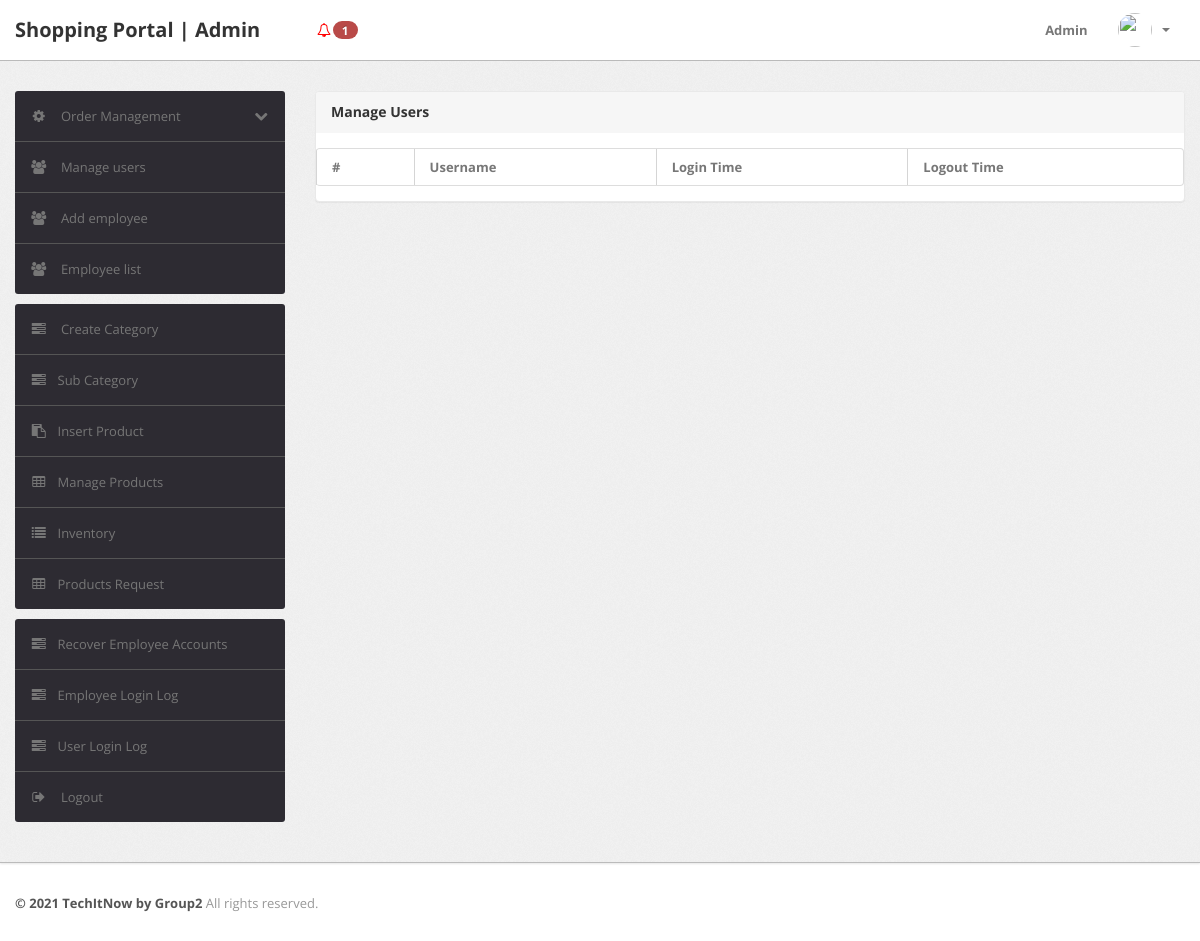
Page /admin/employee-logs.php (signed in) on the earlier database version.
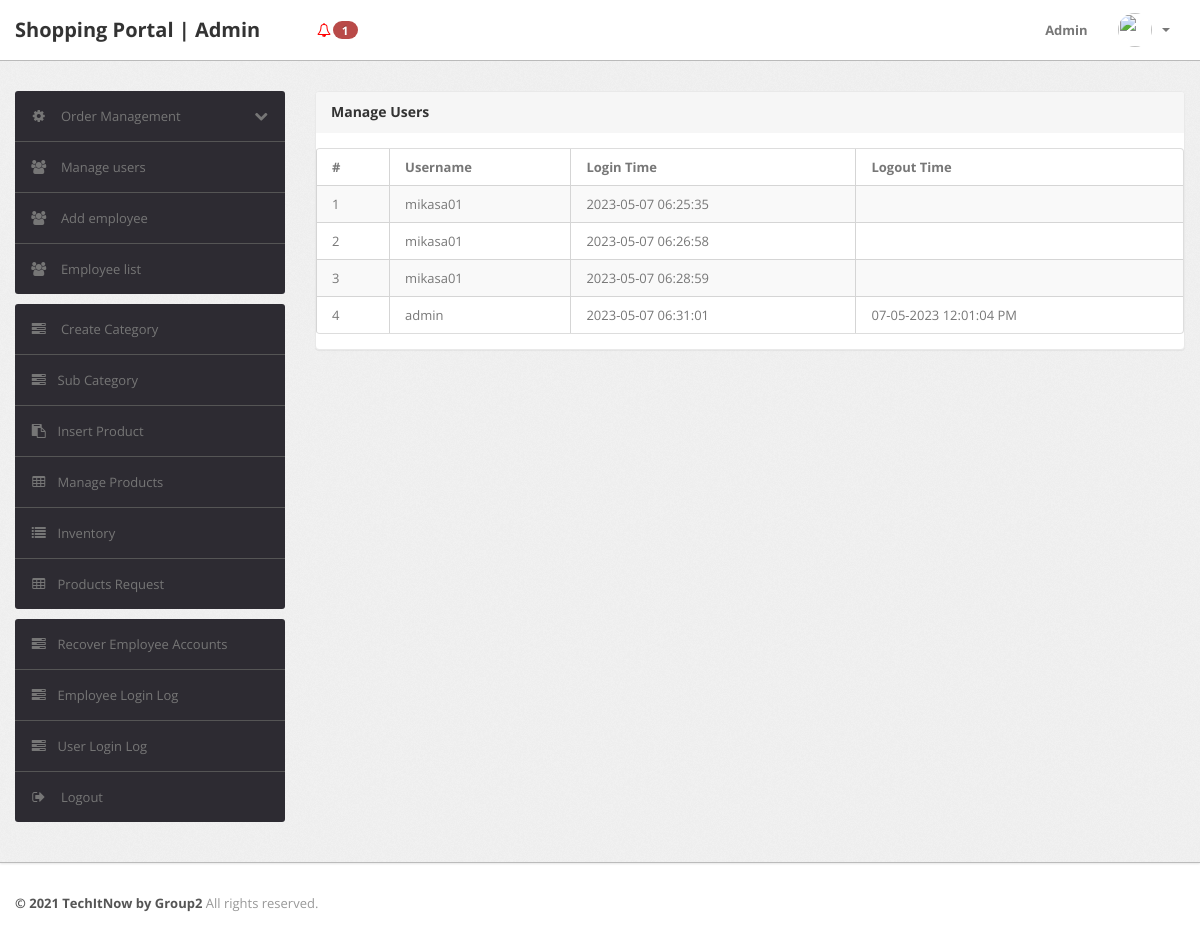
Same page on the later database version.
### tables this page shows
CREATE TABLE `employeelog` (
  `id` int(11) NOT NULL,
  `username` varchar(255) DEFAULT NULL,
  `login` timestamp NOT NULL DEFAULT current_timestamp(),
  `logout` varchar(255) DEFAULT NULL
);

### admin/employee-logs.php (the view, shortened to what this page needs)
<?php
include('include/config.php');
if(strlen($_SESSION['alogin'])==0)
	{
header('location:index.php');
}
else{
?>
<!DOCTYPE html>
<html lang="en">
<head>
	<link type="text/css" href="bootstrap/css/bootstrap.min.css" rel="stylesheet">
	<link type="text/css" href="bootstrap/css/bootstrap-responsive.min.css" rel="stylesheet">
	<link type="text/css" href="css/theme.css" rel="stylesheet">
	<link type="text/css" href="images/icons/css/font-awesome.css" rel="stylesheet">
</head>
<body>
<?php include('include/header.php');?>
	<div class="wrapper">
		<div class="container">
			<div class="row">
<?php include('include/sidebar.php');?>
			<div class="span9">
					<div class="content">
	<div class="module">
							<div class="module-head">
								<h3>Manage Users</h3>
							</div>
							<div class="module-body table">
								<table cellpadding="0" cellspacing="0" border="0" class="datatable-1 table table-bordered table-striped	 display" width="100%">
									<thead>
										<tr>
											<th>#</th>
											<th> Username</th>
											<th>Login Time</th>
											<th>Logout Time </th>
										</tr>
									</thead>
									<tbody>
<?php $query=mysqli_query($con,"select * from employeelog");
$cnt=1;
while($row=mysqli_fetch_array($query))
{
?>
										<tr>
											<td><?php echo htmlentities($cnt);?></td>
											<td><?php echo htmlentities($row['username']);?></td>
											<td><?php echo htmlentities($row['login']);?></td>
											<td><?php echo htmlentities($row['logout']); ?></td>
										<?php $cnt=$cnt+1; } ?>
								</table>
							</div>
						</div>
					</div>
				</div>
			</div>
		</div>
	</div>
<?php include('include/footer.php');?>
</body>
<?php } ?>

Differences in the rows shown:
added employeelog: username "mikasa01", login "2023-05-07 06:25:35"
added employeelog: username "mikasa01", login "2023-05-07 06:26:58"
added employeelog: username "mikasa01", login "2023-05-07 06:28:59"
added employeelog: username "admin", login "2023-05-07 06:31:01", logout "07-05-2023 12:01:04 PM"
